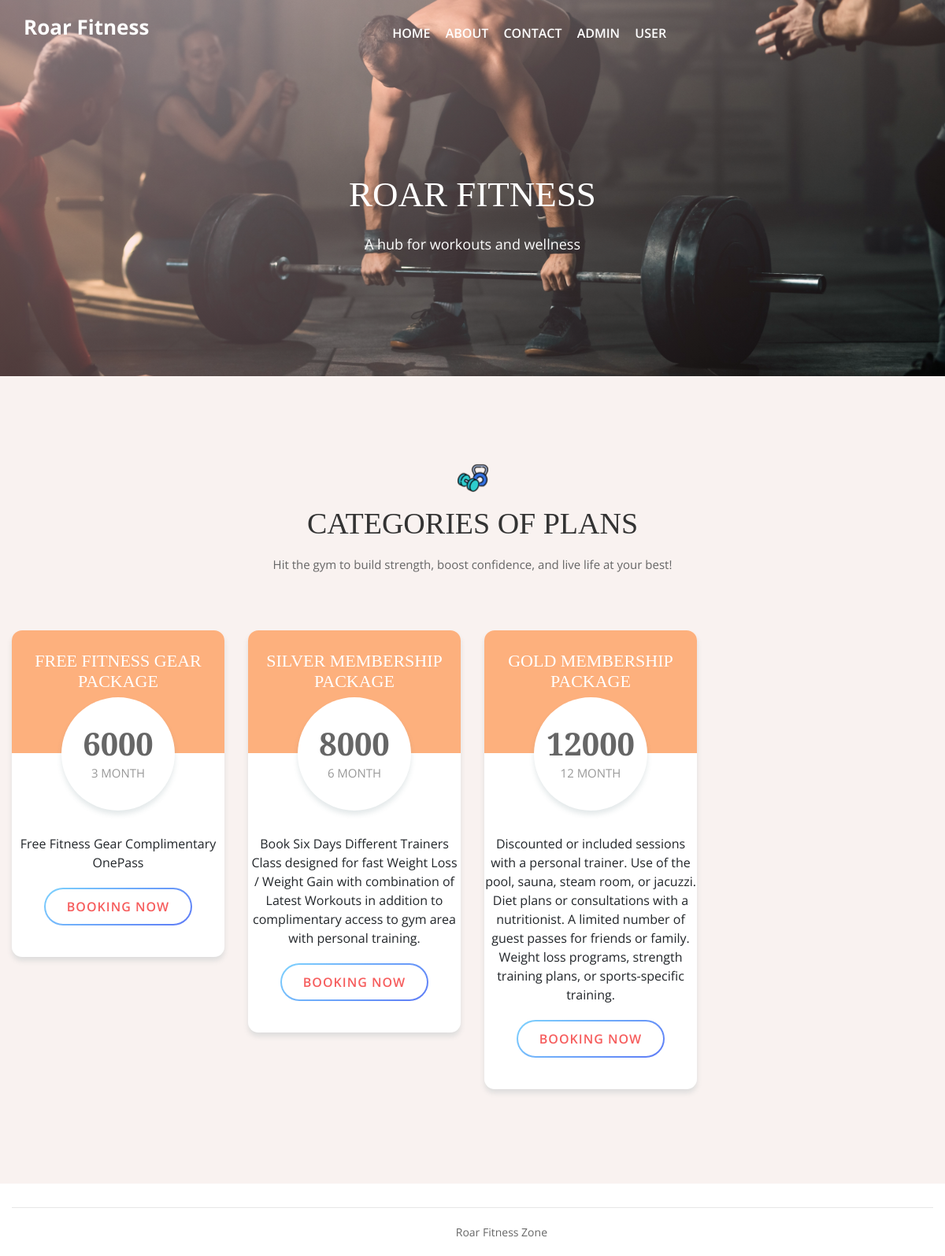
Page /gym/index.php on the committed database.
### tables this page shows
CREATE TABLE `tbladdpackage` (
  `id` int(11) NOT NULL,
  `category` varchar(45) DEFAULT NULL,
  `titlename` varchar(450) DEFAULT NULL,
  `PackageType` varchar(45) DEFAULT NULL,
  `PackageDuratiobn` varchar(45) DEFAULT NULL,
  `Price` varchar(45) DEFAULT NULL,
  `uploadphoto` varchar(450) DEFAULT NULL,
  `Description` varchar(450) DEFAULT NULL,
  `create_date` timestamp NULL DEFAULT current_timestamp()
);

### gym/index.php (the view, shortened to what this page needs)
<?php
include 'include/config.php';
?>
<!DOCTYPE html>
<html lang="zxx">
<head>
	<link rel="stylesheet" href="css/bootstrap.min.css"/>
	<link rel="stylesheet" href="css/font-awesome.min.css"/>
	<link rel="stylesheet" href="css/owl.carousel.min.css"/>
	<link rel="stylesheet" href="css/nice-select.css"/>
	<link rel="stylesheet" href="css/magnific-popup.css"/>
	<link rel="stylesheet" href="css/slicknav.min.css"/>
	<link rel="stylesheet" href="css/animate.css"/>
	<link rel="stylesheet" href="css/style.css"/>
</head>
<body>
	<?php include 'include/header.php';?>
	<section class="page-top-section set-bg" data-setbg="img/back.jpg">
		<div class="container">
			<div class="row">
				<div class="col-lg-7 m-auto text-white">
					<h2>Roar Fitness</h2>
					<p>A hub for workouts and wellness</p>
				</div>
			</div>
		</div>
	</section>
	<section class="pricing-section spad">
		<div class="container">
			<div class="section-title text-center">
				<img src="img/icons/weights.png" alt="">
				<h2>Categories of Plans</h2>
				<p>Hit the gym to build strength, boost confidence, and live life at your best!</p>
			</div>
			<div class="row">
				        <?php
$sql ="SELECT id, category, titlename, PackageType, PackageDuratiobn, Price, uploadphoto, Description, create_date from tbladdpackage";
$query= $dbh -> prepare($sql);
$query-> execute();
$results = $query -> fetchAll(PDO::FETCH_OBJ);
$cnt=1;
if($query -> rowCount() > 0)
{
foreach($results as $result)
{
?>
				<div class="col-lg-3 col-sm-6">
					<div class="pricing-item begginer">
						<div class="pi-top">
							<h4><?php echo $result->titlename;?></h4>
						</div>
						<div class="pi-price">
							<h3><?php echo htmlentities($result->Price);?></h3>
							<p>	<?php echo $result->PackageDuratiobn;?></p>
						</div>
						<ul>
							<?php echo $result->Description;?>
						</ul>
						<?php if(strlen($_SESSION['uid'])==0): ?>
						<a href="login.php" class="site-btn sb-line-gradient">Booking Now</a>
							 <?php endif;?>
					</div>
				</div>
				<?php  $cnt=$cnt+1; } } ?>
			</div>
		</div>
	</section>
	<?php include 'include/footer.php'; ?>
	</body>
</html>

### gym/include/header.php
<header class="header-section">
	<div class="header-bottom">
		<a href="index.php" class="site-logo" style="color:#fff; font-weight:bold; font-size:26px;">Roar Fitness<br/>
		</a>
		<div class="container">
			<ul class="main-menu">
				<li><a href="index.php">Home</a></li>
				<li><a href="about.php">About</a></li>
				<li><a href="contact.php">Contact</a></li>
				<?php if(strlen($_SESSION['uid'])==0): ?>
		<li><a href="admin/">Admin</a></li>
				<?php else :?>
					<li><a href="booking-history.php">Booking History</a></li>
					<?php endif;?>
					<?php if(strlen($_SESSION['uid'])==0): ?>
						<li><a href="login.php">User</a>
						</li>
				<?php else :?>
					<li><a href="logout.php">Logout</a>
					</li>
				<?php endif;?>
			</ul>
		</div>
	</div>
</header>

### gym/include/footer.php
<footer class="">
		<div class="container">
			<div class="footer-bottom">
				<div class="row">
					<div class="col-md-8 text-md-right">
						<div class="copyright">Roar Fitness Zone</div>
					</div>
				</div>
			</div>
		</div>
	</footer>

### rows in the picture
tbladdpackage: titlename "FREE FITNESS GEAR PACKAGE", Price "6000", PackageDuratiobn "3 MONTH", Description "Free Fitness Gear Complimentary OnePass"
tbladdpackage: titlename "SILVER MEMBERSHIP PACKAGE", Price "8000", PackageDuratiobn "6 MONTH", Description "Book Six Days Different Trainers Class designed for fast Weight Loss / Weight Gain with combination of Latest Workouts in addition to complimentary access to gym area with personal training."
tbladdpackage: titlename "GOLD MEMBERSHIP PACKAGE", Price "12000", PackageDuratiobn "12 MONTH", Description "Discounted or included sessions with a personal trainer. Use of the pool, sauna, steam room, or jacuzzi. Diet plans or consultations with a nutritionist. A limited number of guest passes for friends or family. Weight loss programs, strength training plans, or sports-specific training."
